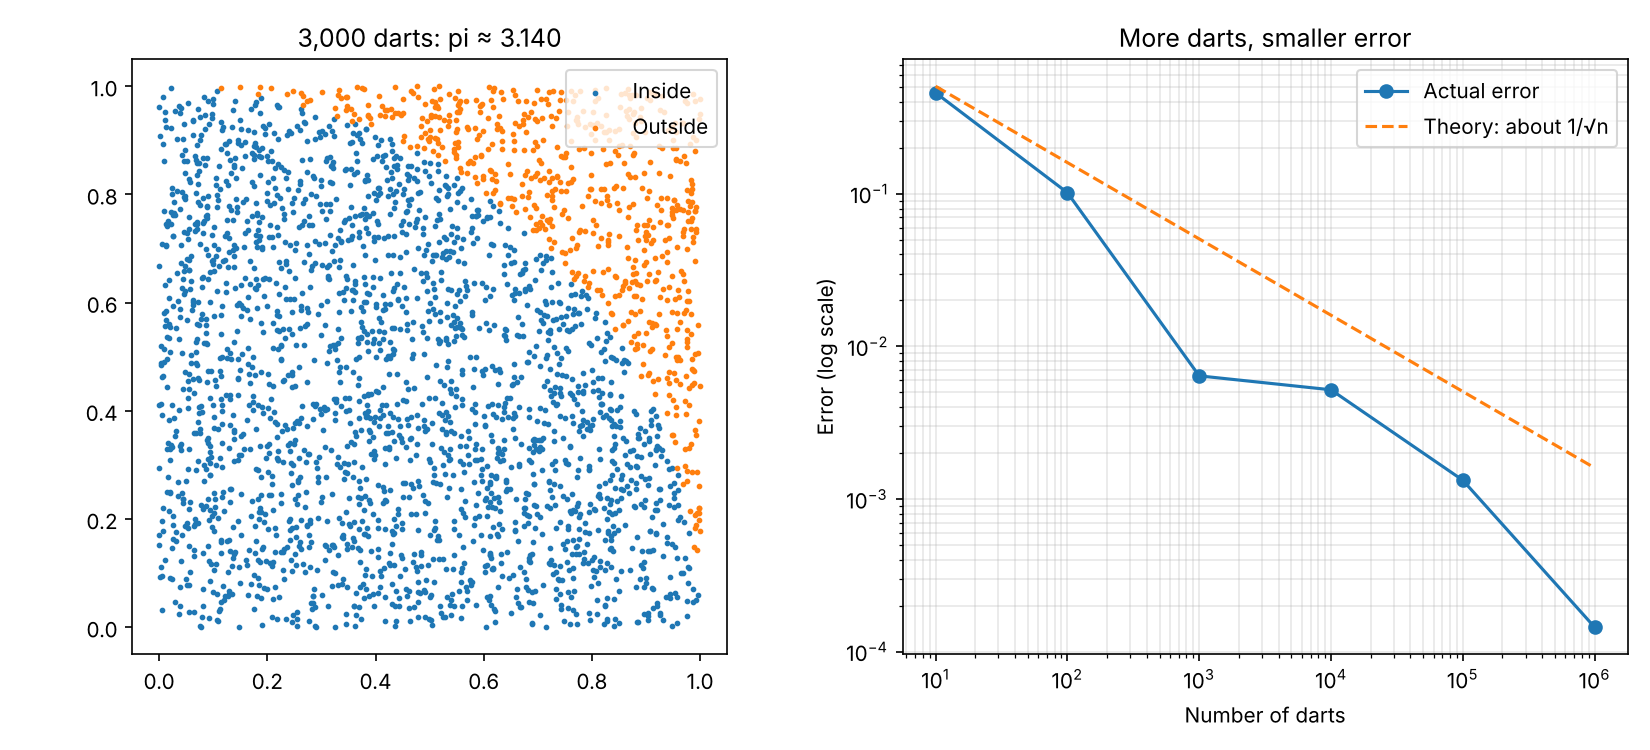

Reproduce this figure in Python.
"""
Estimating pi with random numbers (the Monte Carlo method).

Idea: throw random darts at a 1-by-1 square. A quarter circle of radius 1
fits inside it, with area pi/4. So the fraction of darts that land inside
the quarter circle is about pi/4, and pi ≈ 4 * (darts inside) / (all darts).

Math question: how fast does the estimate improve as we throw more darts?
Theory says the error shrinks like 1 / sqrt(n): 100 times more darts
gives only about 10 times more accuracy.
"""
import math
import random
import matplotlib.pyplot as plt

random.seed(7)   # makes the "random" results repeatable; remove it to get new ones


def estimate_pi(n):
    inside = 0
    for _ in range(n):
        x, y = random.random(), random.random()
        if x * x + y * y <= 1:
            inside += 1
    return 4 * inside / n


if __name__ == "__main__":
    sizes = [10, 100, 1_000, 10_000, 100_000, 1_000_000]
    errors = []
    print("Darts       | Estimate of pi | Error")
    for n in sizes:
        est = estimate_pi(n)
        err = abs(est - math.pi)
        errors.append(err)
        print(f"{n:>11,} | {est:>14.6f} | {err:.6f}")

    # Picture of 3,000 darts
    xs = [random.random() for _ in range(3000)]
    ys = [random.random() for _ in range(3000)]
    hit = [x * x + y * y <= 1 for x, y in zip(xs, ys)]

    fig, (left, right) = plt.subplots(1, 2, figsize=(11, 5))
    left.scatter([x for x, h in zip(xs, hit) if h], [y for y, h in zip(ys, hit) if h], s=3, label="Inside")
    left.scatter([x for x, h in zip(xs, hit) if not h], [y for y, h in zip(ys, hit) if not h], s=3, label="Outside")
    left.set_aspect("equal")
    left.set_title(f"3,000 darts: pi ≈ {4 * sum(hit) / len(hit):.3f}")
    left.legend(loc="upper right")

    right.loglog(sizes, errors, "o-", label="Actual error")
    right.loglog(sizes, [1.6 / math.sqrt(n) for n in sizes], "--", label="Theory: about 1/√n")
    right.set_xlabel("Number of darts")
    right.set_ylabel("Error (log scale)")
    right.set_title("More darts, smaller error")
    right.legend()
    right.grid(alpha=0.3, which="both")

    plt.tight_layout()
    plt.savefig("pi_estimate.png", dpi=150)
    print("Saved the chart as pi_estimate.png")
    plt.show()
